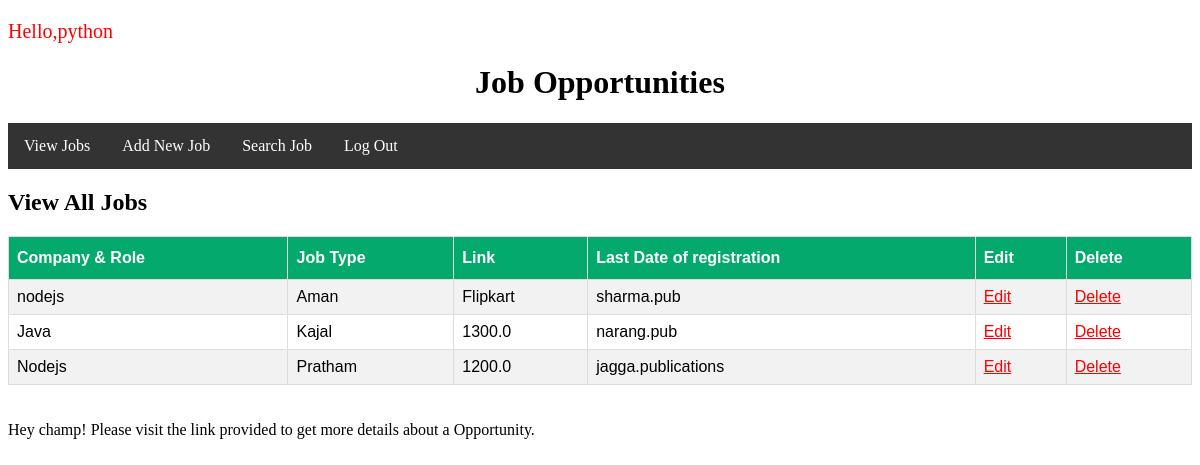
Screenshot of /brm/view-books (signed in) with the database file from the repository.
### brm/models.py (models this page shows)
class Book(models.Model):
    title=models.CharField(max_length=100)
    author=models.CharField(max_length=100)
    price=models.CharField(max_length=100)
    publisher=models.CharField(max_length=100)

### brm/views.py (the view)
# urls.py: path('view-books',views.viewBooks),
@login_required(login_url='http://localhost:8000/brm/login')
def viewBooks(request):
    books=models.Book.objects.all()
    res=render(request,'brm/view_books.html',{'books':books})
    return res

### templates/brm/view_books.html (shortened to what this page needs)
<!DOCTYPE html>
<html lang="en" dir="ltr">
  <head>
  </head>
  <body>
    <div id="header">
      <p style="font-size: 20px; color: red;">Hello,{{request.session.username}}</p>
      <h1 style="text-align: center;">Job Opportunities</h1>
      <ul>
        <li><a href="http://localhost:8000/brm/view-books">View Jobs</a></li>
        <li><a href="http://localhost:8000/brm/new-book">Add New Job</a></li>
        <li><a href="http://localhost:8000/brm/search-book">Search Job</a></li>
        <li><a href="http://localhost:8000/brm/logout">Log Out</a></li>
      </ul>
    </div>
    <div id="main">
      <h2>View All Jobs</h2>
      <table id="books">
        <tr>
          <th>Company & Role</th>
          <th>Job Type</th>
          <th>Link</th>
          <th>Last Date of registration</th>
          <th>Edit</th>
          <th>Delete</th>
        </tr>
        {% for book in books %}
        <tr>
          <td>{{book.title}}</td>
          <td>{{book.author}}</td>
          <td>{{book.price}}</td>
          <td>{{book.publisher}}</td>
          <td><a style="color: red;" href="http://localhost:8000/brm/edit-book?book_id={{book.id}}">Edit</a></td>
          <td><a style="color: red;" href="http://localhost:8000/brm/delete-book?book_id={{book.id}}">Delete</a></td>
        </tr>
        {% endfor %}
      </table>
    </div>
    <br><br>
    <div class="alert alert-warning alert-dismissible fade show" role="alert">
      Hey champ! Please visit the link provided to get more details about a Opportunity.
    </div>
  </body>
</html>

### templates/brm/view_books.html (style rules this page uses)
#books { font-family: Arial, Helvetica, sans-serif; border-collapse: collapse; width: 100%; }
#books td, #books th { border: 1px solid #ddd; padding: 8px; }
#books tr:nth-child(even) { background-color: #f2f2f2; }
#books th { padding-top: 12px; padding-bottom: 12px; text-align: left; background-color: #04AA6D; color: white; }
ul { list-style-type: none; margin: 0; padding: 0; overflow: hidden; background-color: #333; }
li { float: left; }
li a { display: block; color: white; text-align: center; padding: 14px 16px; text-decoration: none; }

### rows the page displays
Book: title "nodejs", author "Aman", price "Flipkart", publisher "sharma.pub"
Book: title "Java", author "Kajal", price "1300.0", publisher "narang.pub"
Book: title "Nodejs", author "Pratham", price "1200.0", publisher "jagga.publications"

### other values shown
{{ request.session.username }} "python"
